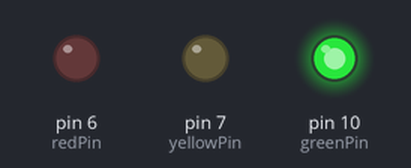
Recording of a sketch running on a simulated Arduino Uno, built with avr-gcc and run on an emulated ATmega328P. On the bench: output pins drawn as LEDs (lit = HIGH).

Above: at 3.0 s.
At 7.0 s:
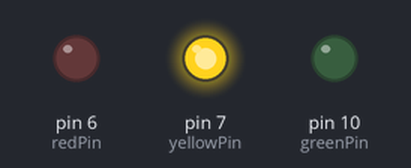
At 10.5 s:
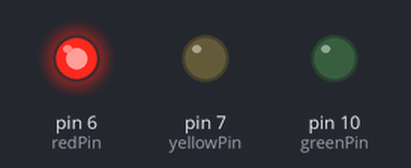
Timing chart, 0 to 16.9 s (numbered marks = the images above):
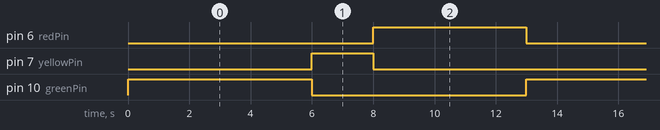

Measured:
- by itself, pin 6 (redPin): alternates HIGH for 5.0 s and LOW for 8.0 s
- by itself, pin 7 (yellowPin): alternates HIGH for 2.0 s and LOW for 11.0 s
- by itself, pin 10 (greenPin): alternates HIGH for 6.0 s and LOW for 7.0 s

The sketch:

innovatED_lights_flashing.ino
```cpp
int greenPin = 10;
int yellowPin = 7;
int redPin = 6;

int shortDelay = 2000;
int longDelay = 6000;
int mediumDelay = 5000;

String whatDayOfTheWeekIsIt = "Sunday";

void setup() {
  // put your setup code here, to run once:
 pinMode(greenPin, OUTPUT);
 pinMode(yellowPin, OUTPUT);
 pinMode(redPin, OUTPUT);
}

void loop() {
  // put your main code here, to run repeatedly:
 digitalWrite(greenPin, HIGH);
 delay(longDelay);
 digitalWrite(greenPin, LOW);

 digitalWrite(yellowPin, HIGH);
 delay(shortDelay);
 digitalWrite(yellowPin, LOW);

 digitalWrite(redPin, HIGH);
 delay(mediumDelay);
 digitalWrite(redPin, LOW);
}
```
